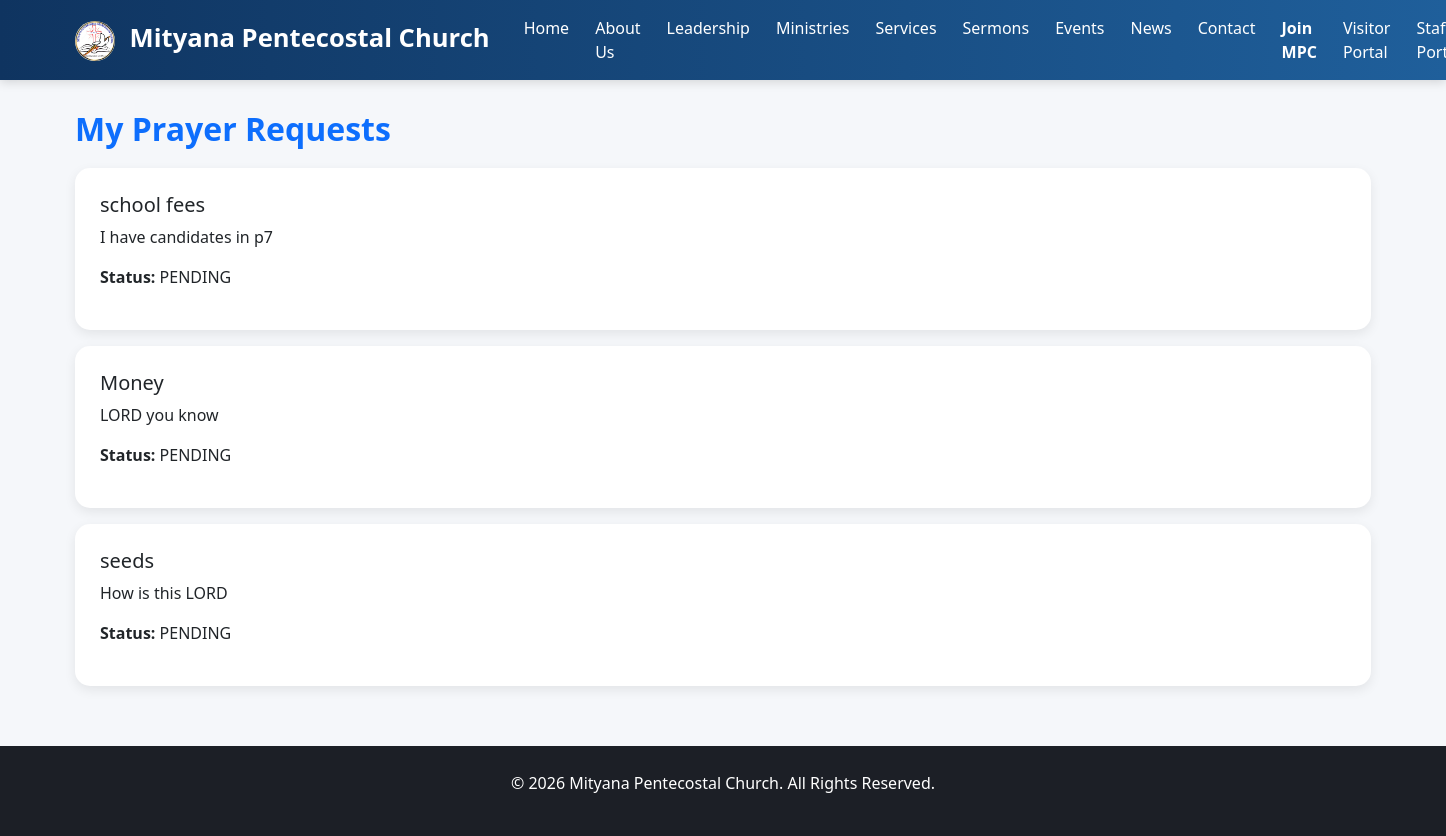
Before: /prayers/my/ (signed in) with the older database file.
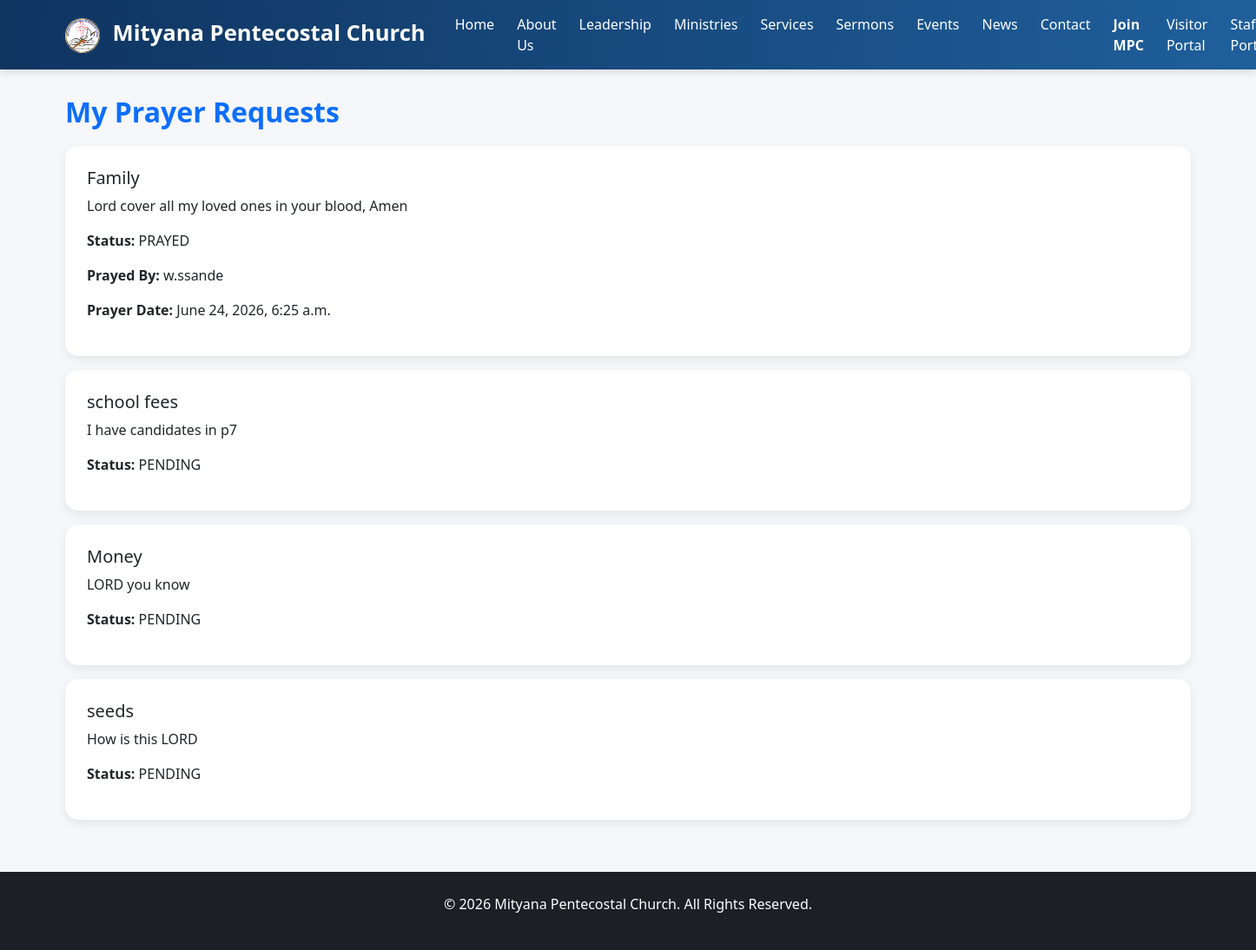
After: the same page with the newer database file.
### prayers/models.py (models this page shows, shortened)
class PrayerRequest(models.Model):
    STATUS_CHOICES = [
        ('PENDING', 'Pending'),
        ('IN_PROGRESS', 'In Progress'),
        ('PRAYED', 'Prayed For'),
        ('COMPLETED', 'Completed'),
    ]
    member = models.ForeignKey(
        settings.AUTH_USER_MODEL,
        on_delete=models.CASCADE
    )
    title = models.CharField(
        max_length=255
    )
    request = models.TextField()
    status = models.CharField(
        max_length=20,
        choices=STATUS_CHOICES,
        default='PENDING'
    )
    created_at = models.DateTimeField(
        auto_now_add=True
    )
    pastor_comment = models.TextField(
        blank=True
    )
    prayed_by = models.CharField(
        max_length=255,
        blank=True
    )
    prayed_at = models.DateTimeField(
        null=True,
        blank=True
    )
    is_confidential = models.BooleanField(
        default=False
    )
    follow_up_required = models.BooleanField(
        default=False
    )
    answered_testimony = models.TextField(
        blank=True
    )
    updated_at = models.DateTimeField(
        auto_now=True
    )
    assigned_to = models.ForeignKey(
        settings.AUTH_USER_MODEL,
        on_delete=models.SET_NULL,
        null=True,
        blank=True,
        related_name='assigned_prayers'
    )

### prayers/views.py (the view)
@login_required
def my_prayer_requests(request):
    requests = PrayerRequest.objects.filter(
        member=request.user
    ).order_by(
        '-created_at'
    )
    return render(
        request,
        'prayers/list.html',
        {
            'requests': requests
        }
    )

### templates/prayers/list.html (shortened to what this page needs)
{% extends 'base.html' %}
{% block content %}
<h2>My Prayer Requests</h2>
{% for prayer in requests %}
<div class="card mb-3">
    <div class="card-body">
        <h5>
            {{ prayer.title }}
        </h5>
        <p>
            {{ prayer.request }}
        </p>
        <p>
            <strong>Status:</strong>
            {{ prayer.status }}
        </p>
        {% if prayer.prayed_by %}
        <p>
            <strong>Prayed By:</strong>
            {{ prayer.prayed_by }}
        </p>
        {% endif %}
        {% if prayer.prayed_at %}
        <p>
            <strong>Prayer Date:</strong>
            {{ prayer.prayed_at }}
        </p>
        {% endif %}
    </div>
</div>
{% empty %}
<p>
    No prayer requests submitted yet.
</p>
{% endfor %}
{% endblock %}

### templates/base.html (shortened to what this page needs)
{% load static %}
<!DOCTYPE html>
<html>
<head>
    <link href="https://cdn.jsdelivr.net/npm/bootstrap@5.3.3/dist/css/bootstrap.min.css"
          rel="stylesheet">
    <link rel="stylesheet"
          href="{% static 'css/style.css' %}">
</head>
<body>
<nav class="navbar navbar-expand-lg navbar-dark bg-dark">
    <div class="container">
        <a class="navbar-brand fw-bold" href="/">
            <img src="/static/images/logo2.jpeg"
                height="40"
                class="me-2">
            Mityana Pentecostal Church
        </a>
        <div class="navbar-nav ms-auto">
            <a class="nav-link" href="/">
                Home
            </a>
            <a class="nav-link" href="/about/">
                About Us
            </a>
            <a class="nav-link" href="/leadership/">
                Leadership
            </a>
            <a class="nav-link" href="/ministries/">
                Ministries
            </a>
            <a class="nav-link" href="/services/">
                Services
            </a>
            <a class="nav-link" href="/sermons/">
                Sermons
            </a>
            <a class="nav-link" href="/events/">
                Events
            </a>
            <a class="nav-link" href="/announcements/">
                News
            </a>
            <a class="nav-link" href="/contact/">
                Contact
            </a>
            <a class="nav-link text-warning fw-bold"
            href="/members/register/">
                Join MPC
            </a>
            <a class="nav-link"
            href="/members/login/">
                Visitor Portal
            </a>
            <a class="nav-link"
            href="/staff/login/">
                Staff Portal
            </a>
        </div>
    </div>
</nav>
<div class="container mt-4">
    {% block content %}
    {% endblock %}
</div>
<footer class="footer">
    <p>
        © 2026 Mityana Pentecostal Church.
        All Rights Reserved.
    </p>
</footer>
</body>
</html>

### static/css/style.css (style rules this page uses)
body { background-color: #f5f7fa; font-family: "Segoe UI", Arial, sans-serif; color: #333; margin: 0; padding: 0; }
.navbar { background: linear-gradient( 90deg, #0f3460, #1f5f9b ) !important; box-shadow: 0 2px 10px rgba( 0, 0, 0, 0.15 ); }
.navbar-brand { font-size: 1.6rem; font-weight: bold; color: white !important; }
.navbar-brand img { border-radius: 50%; }
.nav-link { color: white !important; font-size: 1rem; font-weight: 500; margin-left: 10px; }
h2 { color: #0d6efd; font-weight: bold; margin-top: 30px; margin-bottom: 20px; }
.card { border: none; border-radius: 15px; overflow: hidden; box-shadow: 0 4px 12px rgba( 0, 0, 0, 0.08 ); transition: all 0.3s ease; }
.card-body { padding: 25px; }
.footer { margin-top: 60px; padding: 25px; text-align: center; background-color: #1c1f26; color: white; }

Changed rows visible on the page:
added PrayerRequest: title "Family", request "Lord cover all my loved ones in your blood, Amen", status "PRAYED", prayed_by "w.ssande", prayed_at "June 24, 2026, 6:25 a.m."
